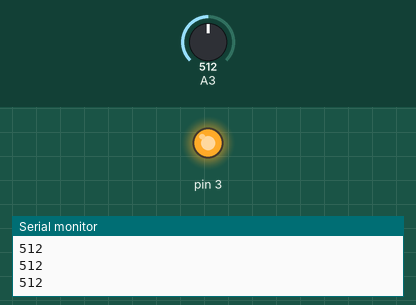
Bench run of a sketch on a simulated Arduino Uno, built with avr-gcc and run on an emulated ATmega328P. Parts: output pins drawn as LEDs (lit = HIGH), the last lines printed to the serial monitor. The test bench sets the inputs (shaded band); at power-on: A3 = 512.

Above: at 1.2 s.
1.3 s: A3 set to 33
2.8 s: A3 set to 28
At 3.5 s:
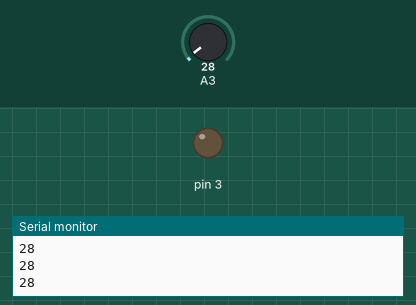
4.3 s: A3 set to 122
At 4.8 s:
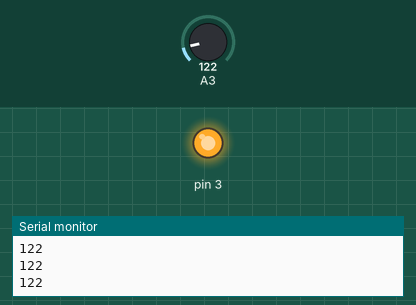
5.8 s: A3 set to 20
At 6.1 s:
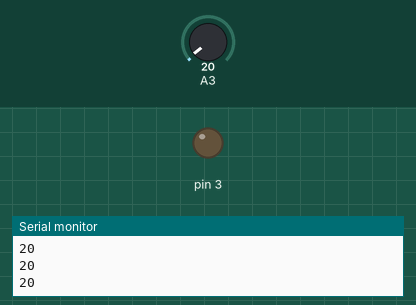
Timing chart, 0 to 8.3 s (numbered marks = the images above; inputs shaded):
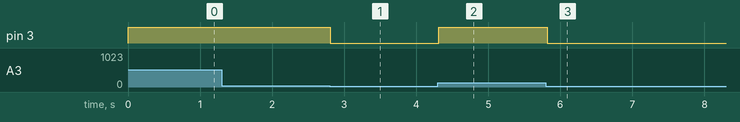

Measured:
- the behaviour switches between 31 and 30 on A3 (found by bisection; images 0 and 1)
- after the input at 2.8 s, pin 3: HIGH → LOW at once
- after the input at 4.3 s, pin 3: LOW → HIGH at once
- after the input at 5.8 s, pin 3: HIGH → LOW at once

The sketch:

sensor.ino
```cpp
int val = 0;
int threshold = 30;

void setup() {
  Serial.begin(9600);
  pinMode(3, OUTPUT);
}

void loop() {
  val = analogRead(3);
  Serial.println(val);

  if(val > threshold) {
    digitalWrite(3, HIGH);
  } else {
    digitalWrite(3, LOW);
  }

  delay(100);
}
```
